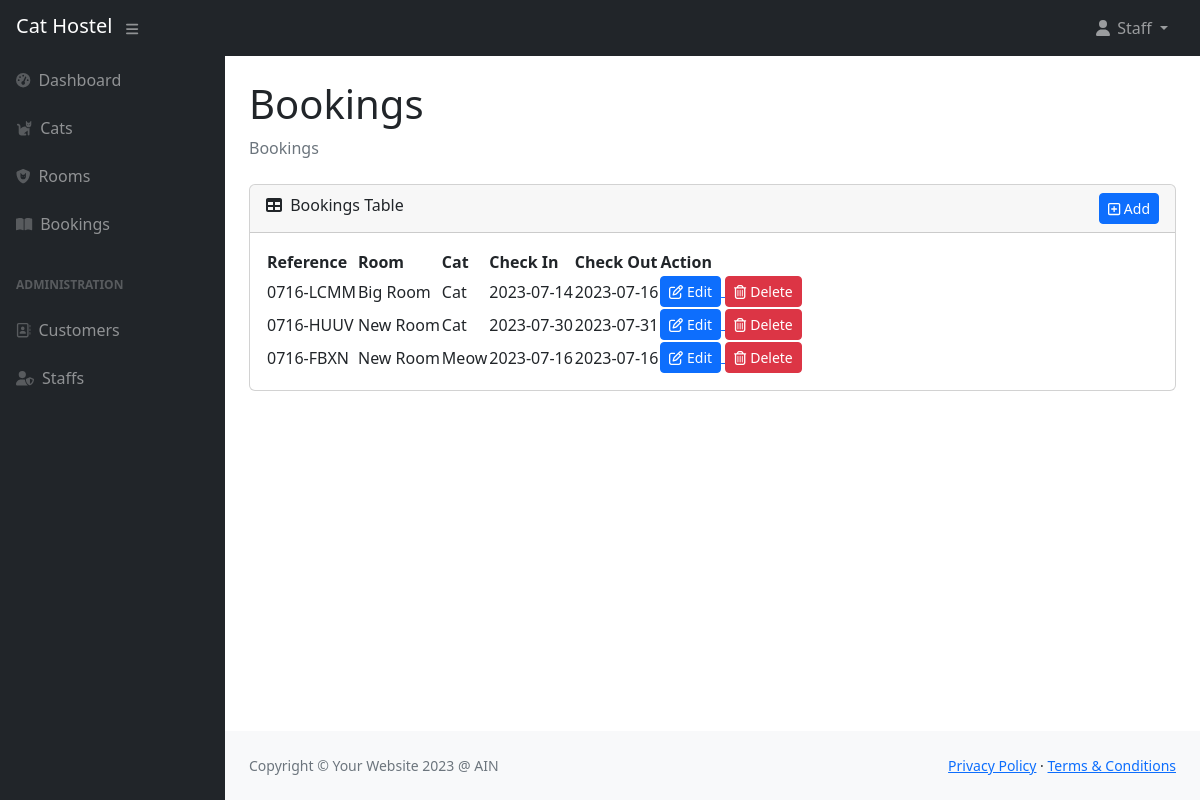
Screenshot of /bookings.php (signed in) with the database file from the repository.
### tables this page shows
CREATE TABLE `Booking` (
  `booking_id` int NOT NULL,
  `room_id` int NOT NULL,
  `cat_id` int NOT NULL,
  `booking_reference` varchar(10) NOT NULL,
  `check_in` date NOT NULL,
  `check_out` date NOT NULL
);

CREATE TABLE `Room` (
  `room_id` int NOT NULL,
  `room_name` varchar(50) NOT NULL,
  `room_description` varchar(255) DEFAULT NULL
);

CREATE TABLE `Cat` (
  `cat_id` int NOT NULL,
  `user_id` int NOT NULL,
  `cat_name` varchar(50) NOT NULL,
  `cat_gender` varchar(10) NOT NULL,
  `cat_color` varchar(15) NOT NULL,
  `cat_weight` int NOT NULL
);

### bookings.php (the view)
<?php
include 'layout/user/header_user.php';
if ($_SESSION["user_role"] == "Staff") {
  $sql = "SELECT * FROM booking";
} else {
  $sqlCat = "SELECT cat_id FROM cat WHERE user_id='{$_SESSION["user_id"]}'";
  $resultCat = mysqli_query($conn, $sqlCat);
  $rowCat  = mysqli_fetch_array($resultCat);
  $sql = "SELECT * FROM booking WHERE cat_id IN (" . implode(',', array_map('intval', $rowCat)) . ")";
}
$result = mysqli_query($conn, $sql);
?>
<div id="layoutSidenav_content">
  <main>
    <div class="container-fluid px-4">
      <h1 class="mt-4">Bookings</h1>
      <ol class="breadcrumb mb-4">
        <li class="breadcrumb-item active">Bookings</li>
      </ol>
      <?php
      if (mysqli_num_rows($result) == 0) {
      ?>
        <div class="row justify-content-center">
          <div class="col-lg-6">
            <div class="text-center mt-4">
              <img class="mb-4 img-error" src="assets/img/error-404-monochrome.svg" />
              <p class="lead">Looks like there is no bookings in the system.</p>
              <a href="bookings_add.php">
                <i class="fa-regular fa-calendar-check"></i>
                Book a room
              </a>
            </div>
          </div>
        </div>
      <?php
      } else {
      ?>
        <div class="card mb-4">
          <div class="card-header">
            <div class="d-flex justify-content-between">
              <span><i class="fas fa-table me-1"></i>
                Bookings Table</span>
              <a href="/bookings_add.php">
                <button type="button" class="btn btn-primary btn-sm">
                  <i class="fa-regular fa-square-plus"></i>
                  Add
                </button>
              </a>
            </div>
          </div>
          <div class="card-body">
            <table id="datatablesSimple">
              <thead>
                <tr>
                  <th>Reference</th>
                  <th>Room</th>
                  <th>Cat</th>
                  <th>Check In</th>
                  <th>Check Out</th>
                  <th>Action</th>
                </tr>
              </thead>
              <tbody>
                <?php
                while ($row = mysqli_fetch_array($result)) {
                  $sqlRoom = "SELECT * FROM room WHERE room_id={$row["room_id"]}";
                  $resultRoom = mysqli_query($conn, $sqlRoom);
                  $rowRoom = mysqli_fetch_array($resultRoom);
                  $sqlCat = "SELECT * FROM cat WHERE cat_id={$row["cat_id"]}";
                  $resultCat = mysqli_query($conn, $sqlCat);
                  $rowCat = mysqli_fetch_array($resultCat);
                ?>
                  <tr>
                    <td><?php echo $row["booking_reference"] ?></td>
                    <td><?php echo $rowRoom["room_name"] ?></td>
                    <td><?php echo $rowCat["cat_name"] ?></td>
                    <td><?php echo $row["check_in"] ?></td>
                    <td><?php echo $row["check_out"] ?></td>
                    <td>
                      <a href="/bookings_edit.php?booking_id=<?php echo $row["booking_id"] ?>">
                        <button type="button" class="btn btn-primary btn-sm">
                          <i class="fa-regular fa-pen-to-square"></i>
                          Edit
                        </button>
                      </a>
                      <a href="/bookings_delete.php?booking_id=<?php echo $row["booking_id"] ?>">
                        <button type="button" class="btn btn-danger btn-sm">
                          <i class="fa-regular fa-trash-can"></i>
                          Delete
                        </button>
                      </a>
                    </td>
                  </tr>
                <?php
                }
                ?>
              </tbody>
            </table>
          </div>
        </div>
      <?php
      }
      ?>
    </div>
  </main>
  <?php
  include 'layout/user/footer_user.php';
  ?>

### rows the page displays
booking: booking_reference "0716-LCMM", room.room_name "Big Room", cat.cat_name "Cat", check_in "2023-07-14", check_out "2023-07-16"
booking: booking_reference "0716-HUUV", room.room_name "New Room", cat.cat_name "Cat", check_in "2023-07-30", check_out "2023-07-31"
booking: booking_reference "0716-FBXN", room.room_name "New Room", cat.cat_name "Meow", check_in "2023-07-16", check_out "2023-07-16"

### other values shown
$_SESSION["user_name"] "Staff"
